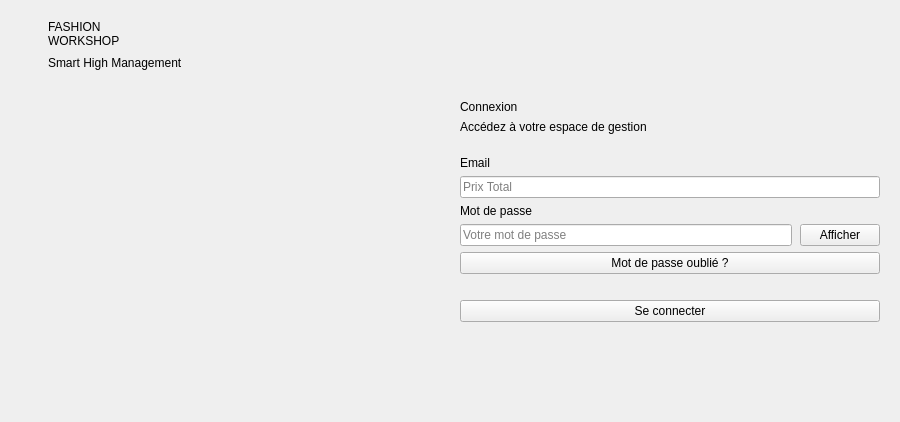
      <widget class="QFrame" name="pageLogin">
       <property name="frameShape">
        <enum>QFrame::Shape::NoFrame</enum>
       </property>
       <layout class="QHBoxLayout" name="pageLoginLayout">
        <property name="spacing">
         <number>0</number>
        </property>
        <property name="leftMargin">
         <number>0</number>
        </property>
        <property name="topMargin">
         <number>0</number>
        </property>
        <property name="rightMargin">
         <number>0</number>
        </property>
        <property name="bottomMargin">
         <number>0</number>
        </property>
        <item>
         <widget class="QFrame" name="brandPanel">
          <property name="minimumSize">
           <size>
            <width>440</width>
            <height>0</height>
           </size>
          </property>
          <property name="maximumSize">
           <size>
            <width>440</width>
            <height>16777215</height>
           </size>
          </property>
          <layout class="QVBoxLayout" name="brandLayout">
           <property name="spacing">
            <number>8</number>
           </property>
           <property name="leftMargin">
            <number>48</number>
           </property>
           <property name="topMargin">
            <number>0</number>
           </property>
           <property name="rightMargin">
            <number>24</number>
           </property>
           <property name="bottomMargin">
            <number>0</number>
           </property>
           <item>
            <spacer name="vsBrand1">
             <property name="orientation">
              <enum>Qt::Orientation::Vertical</enum>
             </property>
             <property name="sizeType">
              <enum>QSizePolicy::Policy::Expanding</enum>
             </property>
             <property name="sizeHint" stdset="0">
              <size>
               <width>20</width>
               <height>20</height>
              </size>
             </property>
            </spacer>
           </item>
           <item>
            <widget class="QLabel" name="labelBrand">
             <property name="visible">
              <bool>false</bool>
             </property>
             <property name="text">
              <string>FASHION
WORKSHOP</string>
             </property>
            </widget>
           </item>
           <item>
            <widget class="QLabel" name="labelBrandSub">
             <property name="visible">
              <bool>false</bool>
             </property>
             <property name="text">
              <string>Smart High Management</string>
             </property>
            </widget>
           </item>
           <item>
            <spacer name="vsBrandGap">
             <property name="orientation">
              <enum>Qt::Orientation::Vertical</enum>
             </property>
             <property name="sizeType">
              <enum>QSizePolicy::Policy::Fixed</enum>
             </property>
             <property name="sizeHint" stdset="0">
              <size>
               <width>20</width>
               <height>24</height>
              </size>
             </property>
            </spacer>
           </item>
           <item alignment="Qt::AlignmentFlag::AlignHCenter">
            <widget class="QLabel" name="labelLogoConnexion">
             <property name="minimumSize">
              <size>
               <width>240</width>
               <height>300</height>
              </size>
             </property>
             <property name="maximumSize">
              <size>
               <width>240</width>
               <height>300</height>
              </size>
             </property>
             <property name="pixmap">
              <pixmap resource="resources.qrc">:/images/logo_mesura.png</pixmap>
             </property>
             <property name="scaledContents">
              <bool>true</bool>
             </property>
             <property name="margin">
              <number>0</number>
             </property>
            </widget>
           </item>
           <item>
            <spacer name="vsBrand2">
             <property name="orientation">
              <enum>Qt::Orientation::Vertical</enum>
             </property>
             <property name="sizeType">
              <enum>QSizePolicy::Policy::Expanding</enum>
             </property>
             <property name="sizeHint" stdset="0">
              <size>
               <width>20</width>
               <height>20</height>
              </size>
             </property>
            </spacer>
           </item>
          </layout>
         </widget>
        </item>
        <item>
         <widget class="QFrame" name="loginArea">
          <property name="frameShape">
           <enum>QFrame::Shape::NoFrame</enum>
          </property>
          <layout class="QHBoxLayout" name="loginAreaLayout">
           <property name="spacing">
            <number>0</number>
           </property>
           <property name="leftMargin">
            <number>0</number>
           </property>
           <property name="topMargin">
            <number>0</number>
           </property>
           <property name="rightMargin">
            <number>0</number>
           </property>
           <property name="bottomMargin">
            <number>0</number>
           </property>
           <item>
            <spacer name="hsLogin1">
             <property name="orientation">
              <enum>Qt::Orientation::Horizontal</enum>
             </property>
             <property name="sizeHint" stdset="0">
              <size>
               <width>20</width>
               <height>20</height>
              </size>
             </property>
            </spacer>
           </item>
           <item>
            <widget class="QFrame" name="loginCard">
             <property name="minimumSize">
              <size>
               <width>420</width>
               <height>0</height>
              </size>
             </property>
             <property name="maximumSize">
              <size>
               <width>420</width>
               <height>16777215</height>
              </size>
             </property>
             <property name="frameShape">
              <enum>QFrame::Shape::NoFrame</enum>
             </property>
             <layout class="QVBoxLayout" name="loginCardLayout">
              <property name="spacing">
               <number>6</number>
              </property>
              <property name="leftMargin">
               <number>0</number>
              </property>
              <property name="topMargin">
               <number>0</number>
              </property>
              <property name="rightMargin">
               <number>0</number>
              </property>
              <property name="bottomMargin">
               <number>0</number>
              </property>
              <item>
               <spacer name="vsLogin1">
                <property name="orientation">
                 <enum>Qt::Orientation::Vertical</enum>
                </property>
                <property name="sizeHint" stdset="0">
                 <size>
                  <width>20</width>
                  <height>20</height>
                 </size>
                </property>
               </spacer>
              </item>
              <item>
               <widget class="QLabel" name="labelConnexion">
                <property name="text">
                 <string>Connexion</string>
                </property>
               </widget>
              </item>
              <item>
               <widget class="QLabel" name="labelConnexionSub">
                <property name="text">
                 <string>Accédez à votre espace de gestion</string>
                </property>
               </widget>
              </item>
              <item>
               <spacer name="vsLoginGap">
                <property name="orientation">
                 <enum>Qt::Orientation::Vertical</enum>
                </property>
                <property name="sizeType">
                 <enum>QSizePolicy::Policy::Fixed</enum>
                </property>
                <property name="sizeHint" stdset="0">
                 <size>
                  <width>20</width>
                  <height>16</height>
                 </size>
                </property>
               </spacer>
              </item>
              <item>
               <widget class="QLabel" name="labelLoginEmail">
                <property name="text">
                 <string>Email</string>
                </property>
               </widget>
              </item>
              <item>
               <widget class="QLineEdit" name="lineEditLoginEmail">
                <property name="placeholderText">
                 <string>Prix Total</string>
                </property>
               </widget>
              </item>
              <item>
               <widget class="QLabel" name="labelLoginMdp">
                <property name="text">
                 <string>Mot de passe</string>
                </property>
               </widget>
              </item>
              <item>
               <layout class="QHBoxLayout" name="loginMdpLayout">
                <property name="spacing">
                 <number>8</number>
                </property>
                <property name="leftMargin">
                 <number>0</number>
                </property>
                <property name="topMargin">
                 <number>0</number>
                </property>
                <property name="rightMargin">
                 <number>0</number>
                </property>
                <property name="bottomMargin">
                 <number>0</number>
                </property>
                <item>
                 <widget class="QLineEdit" name="lineEditLoginMdp">
                  <property name="echoMode">
                   <enum>QLineEdit::EchoMode::Password</enum>
                  </property>
                  <property name="placeholderText">
                   <string>Votre mot de passe</string>
                  </property>
                 </widget>
                </item>
                <item>
                 <widget class="QPushButton" name="btnAfficher">
                  <property name="cursor">
                   <cursorShape>PointingHandCursor</cursorShape>
                  </property>
                  <property name="text">
                   <string>Afficher</string>
                  </property>
                 </widget>
                </item>
               </layout>
              </item>
              <item>
               <widget class="QPushButton" name="btnMotDePasseOublie">
                <property name="cursor">
                 <cursorShape>PointingHandCursor</cursorShape>
                </property>
                <property name="text">
                 <string>Mot de passe oublié ?</string>
                </property>
               </widget>
              </item>
              <item>
               <spacer name="vsLoginGap2">
                <property name="orientation">
                 <enum>Qt::Orientation::Vertical</enum>
                </property>
                <property name="sizeType">
                 <enum>QSizePolicy::Policy::Fixed</enum>
                </property>
                <property name="sizeHint" stdset="0">
                 <size>
                  <width>20</width>
                  <height>20</height>
                 </size>
                </property>
               </spacer>
              </item>
              <item>
               <widget class="QPushButton" name="btnConnexion">
                <property name="cursor">
                 <cursorShape>PointingHandCursor</cursorShape>
                </property>
                <property name="text">
                 <string>Se connecter</string>
                </property>
               </widget>
              </item>
              <item>
               <spacer name="vsLogin2">
                <property name="orientation">
                 <enum>Qt::Orientation::Vertical</enum>
                </property>
                <property name="sizeHint" stdset="0">
                 <size>
                  <width>20</width>
                  <height>20</height>
                 </size>
                </property>
               </spacer>
              </item>
             </layout>
            </widget>
           </item>
           <item>
            <spacer name="hsLogin2">
             <property name="orientation">
              <enum>Qt::Orientation::Horizontal</enum>
             </property>
             <property name="sizeHint" stdset="0">
              <size>
               <width>20</width>
               <height>20</height>
              </size>
             </property>
            </spacer>
           </item>
          </layout>
         </widget>
        </item>
       </layout>
      </widget>
